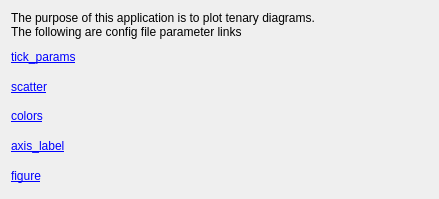
<?xml version="1.0" encoding="UTF-8"?>
<ui version="4.0">
 <class>AboutWindow</class>
 <widget class="QWidget" name="AboutWindow">
  <property name="windowModality">
   <enum>Qt::WindowModal</enum>
  </property>
  <property name="geometry">
   <rect>
    <x>0</x>
    <y>0</y>
    <width>439</width>
    <height>199</height>
   </rect>
  </property>
  <property name="sizePolicy">
   <sizepolicy hsizetype="Preferred" vsizetype="Preferred">
    <horstretch>1</horstretch>
    <verstretch>1</verstretch>
   </sizepolicy>
  </property>
  <property name="windowTitle">
   <string>About Application</string>
  </property>
  <layout class="QGridLayout" name="gridLayout_2">
   <item row="0" column="0">
    <layout class="QGridLayout" name="gridLayout" rowstretch="0,0,0,0,0,0" columnstretch="0">
     <item row="2" column="0">
      <widget class="QLabel" name="label_4">
       <property name="text">
        <string>&lt;html&gt;&lt;head/&gt;&lt;body&gt;&lt;p&gt;&lt;a href=&quot;https://matplotlib.org/3.1.0/api/_as_gen/matplotlib.pyplot.scatter.html&quot;&gt;&lt;span style=&quot; text-decoration: underline; color:#0000ff;&quot;&gt;scatter&lt;/span&gt;&lt;/a&gt;&lt;/p&gt;&lt;/body&gt;&lt;/html&gt;</string>
       </property>
       <property name="openExternalLinks">
        <bool>true</bool>
       </property>
      </widget>
     </item>
     <item row="1" column="0">
      <widget class="QLabel" name="label_5">
       <property name="text">
        <string>&lt;html&gt;&lt;head/&gt;&lt;body&gt;&lt;p&gt;&lt;a href=&quot;https://matplotlib.org/3.1.0/api/_as_gen/matplotlib.axes.Axes.tick_params.html&quot;&gt;&lt;span style=&quot; text-decoration: underline; color:#0000ff;&quot;&gt;tick_params&lt;/span&gt;&lt;/a&gt;&lt;/p&gt;&lt;/body&gt;&lt;/html&gt;</string>
       </property>
       <property name="openExternalLinks">
        <bool>true</bool>
       </property>
      </widget>
     </item>
     <item row="3" column="0">
      <widget class="QLabel" name="label_2">
       <property name="text">
        <string>&lt;html&gt;&lt;head/&gt;&lt;body&gt;&lt;p&gt;&lt;a href=&quot;https://matplotlib.org/3.1.0/gallery/color/named_colors.html&quot;&gt;&lt;span style=&quot; text-decoration: underline; color:#0000ff;&quot;&gt;colors&lt;/span&gt;&lt;/a&gt;&lt;/p&gt;&lt;/body&gt;&lt;/html&gt;</string>
       </property>
       <property name="openExternalLinks">
        <bool>true</bool>
       </property>
      </widget>
     </item>
     <item row="5" column="0">
      <widget class="QLabel" name="label_7">
       <property name="text">
        <string>&lt;html&gt;&lt;head/&gt;&lt;body&gt;&lt;p&gt;&lt;a href=&quot;https://matplotlib.org/api/_as_gen/matplotlib.pyplot.figure.html#matplotlib.pyplot.figure&quot;&gt;&lt;span style=&quot; text-decoration: underline; color:#0000ff;&quot;&gt;figure&lt;/span&gt;&lt;/a&gt;&lt;/p&gt;&lt;/body&gt;&lt;/html&gt;</string>
       </property>
      </widget>
     </item>
     <item row="4" column="0">
      <widget class="QLabel" name="label_6">
       <property name="text">
        <string>&lt;html&gt;&lt;head/&gt;&lt;body&gt;&lt;p&gt;&lt;a href=&quot;https://matplotlib.org/3.1.0/api/text_api.html#matplotlib.text.Text&quot;&gt;&lt;span style=&quot; text-decoration: underline; color:#0000ff;&quot;&gt;axis_label&lt;/span&gt;&lt;/a&gt;&lt;/p&gt;&lt;/body&gt;&lt;/html&gt;</string>
       </property>
      </widget>
     </item>
     <item row="0" column="0">
      <widget class="QLabel" name="label">
       <property name="text">
        <string>The purpose of this application is to plot tenary diagrams. 
The following are config file parameter links</string>
       </property>
       <property name="alignment">
        <set>Qt::AlignLeading|Qt::AlignLeft|Qt::AlignTop</set>
       </property>
      </widget>
     </item>
    </layout>
   </item>
  </layout>
 </widget>
 <resources/>
 <connections/>
</ui>
